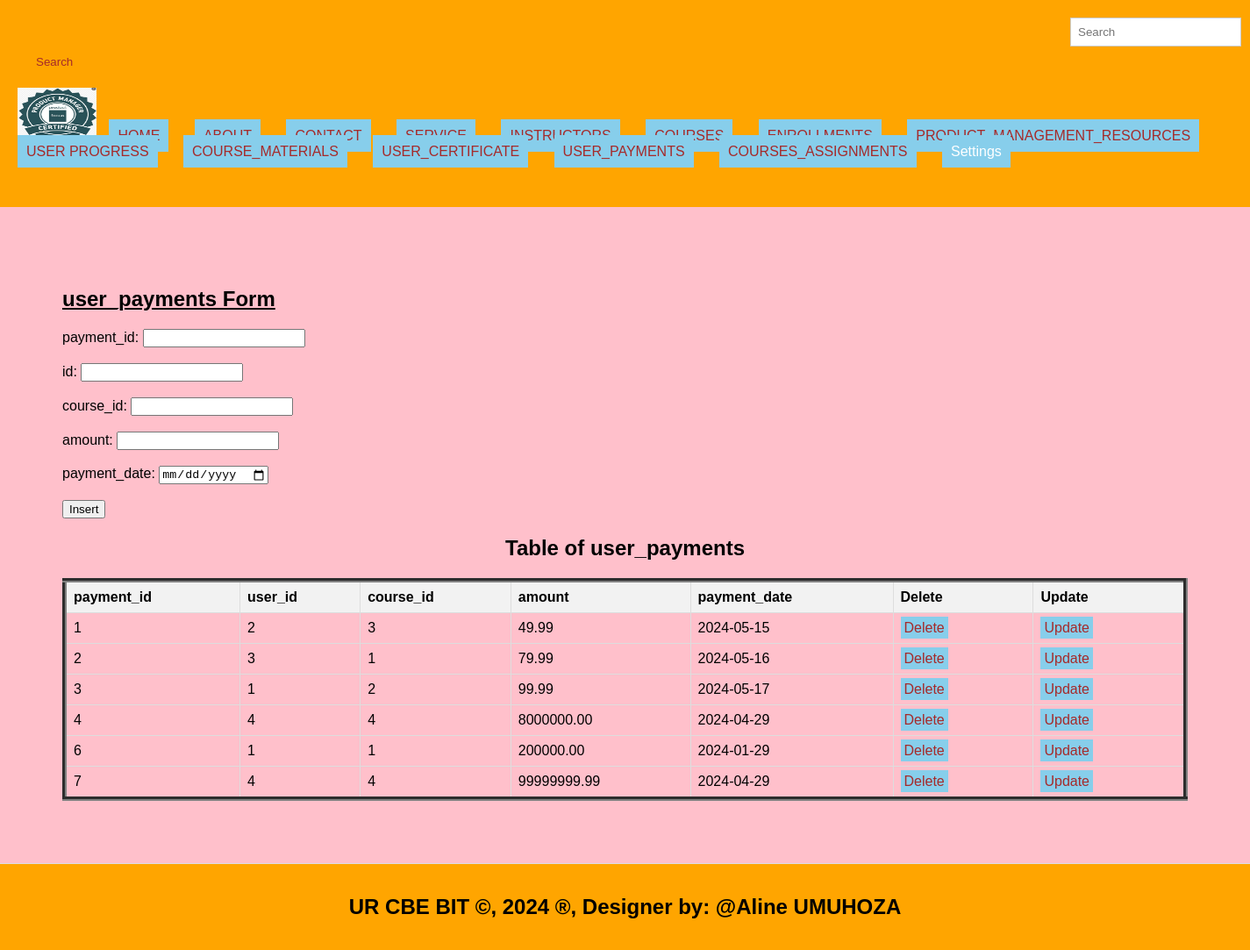
/user_payments.php, run on the app's committed database.
### tables this page shows
CREATE TABLE `user_payments` (
  `payment_id` int(11) NOT NULL,
  `id` int(11) DEFAULT NULL,
  `course_id` int(11) DEFAULT NULL,
  `amount` decimal(10,2) NOT NULL,
  `payment_date` date NOT NULL DEFAULT curdate()
);

### user_payments.php (the view, shortened to what this page needs)
<!DOCTYPE html>
<html lang="en">
<head>
  <link rel="stylesheet" type="text/css" href="style.css" title="style 1" media="screen, tv, projection, handheld, print"/>
  </head>
  <header>
<body bgcolor="pink">
  <form class="d-flex" role="search" action="search.php">
      <input class="form-control me-2" type="search" placeholder="Search" aria-label="Search" name="query">
      <button class="btn btn-outline-success" type="submit">Search</button>
    </form>
  <ul style="list-style-type: none; padding: 0;">
    <li style="display: inline; margin-right: 10px;">
    <img src="./images/LOGO.png" width="90" height="60" alt="Logo">
  </li>
    <li style="display: inline; margin-right: 10px;"><a href="./home.html">HOME</a>
  </li>
    <li style="display: inline; margin-right: 10px;"><a href="./about.html">ABOUT</a>
  </li>
    <li style="display: inline; margin-right: 10px;"><a href="./contact.html">CONTACT</a>
  </li>
    <li style="display: inline; margin-right: 10px;"><a href="./Service.html">SERVICE</a>
  </li>
    <li style="display: inline; margin-right: 10px;"><a href="./instructors.php">INSTRUCTORS</a>
  </li>
    <li style="display: inline; margin-right: 10px;"><a href="./courses.php">COURSES</a>
  </li>
    <li style="display: inline; margin-right: 10px;"><a href="./enrollments.php">ENROLLMENTS</a>
  </li>
    <li style="display: inline; margin-right: 10px;"><a href="./product_management_resources.php">PRODUCT_MANAGEMENT_RESOURCES</a>
  </li>
    <li style="display: inline; margin-right: 10px;"><a href="./user_progress.php">USER PROGRESS</a>
  </li>
    <li style="display: inline; margin-right: 10px;"><a href="./course_materials.php">COURSE_MATERIALS</a>
  </li>
    <li style="display: inline; margin-right: 10px;"><a href="./user_certificates.php">USER_CERTIFICATE</a>
  </li>
  <li style="display: inline; margin-right: 10px;"><a href="./user_payments.php">USER_PAYMENTS</a>
  </li>
  <li style="display: inline; margin-right: 10px;"><a href="./course_assignments.php">COURSES_ASSIGNMENTS</a>
  </li>
    <li class="dropdown" style="display: inline; margin-right: 10px;">
      <a href="#" style="padding: 10px; color: white; background-color: skyblue; text-decoration: none; margin-right: 15px;">Settings</a>
    </li><br><br>
  </ul>
</header>
<section>
    <h1><u> user_payments Form </u></h1>
    <form method="post" onsubmit="return confirmInsert();">
        <label for="paid">payment_id:</label>
        <input type="number" id="paid" name="paid"><br><br>
        <label for="uid">id:</label>
        <input type="number" id="uid" name="uid"><br><br>
        <label for="cid">course_id:</label>
        <input type="number" id="cid" name="cid" required><br><br>
        <label for=amnt>amount:</label>
        <input type="text" id="amnt" name="amnt" required><br><br>
        <label for="pdt">payment_date:</label>
        <input type="date" id="pdt" name="pdt" required><br><br>
        <input type="submit" name="add" value="Insert">
    </form>
<!DOCTYPE html>
<html>
<head>
</head>
<body>
    <center><h2>Table of user_payments</h2></center>
    <table border="5">
        <tr>
            <th>payment_id</th>
            <th>user_id</th>
            <th>course_id</th>
            <th>amount</th>
            <th>payment_date</th>
            <th>Delete</th>
            <th>Update</th>
        </tr>
        <?php
     include('database_connection.php');
        $sql = "SELECT * FROM user_payments";
        $result = $connection->query($sql);
        if ($result->num_rows > 0) {
            while ($row = $result->fetch_assoc()) {
                $paid = $row['payment_id'];
                echo "<tr>
                    <td>" . $row['payment_id'] . "</td>
                    <td>" . $row['id'] . "</td>
                    <td>" . $row['course_id'] . "</td>
                    <td>" . $row['amount'] . "</td>
                    <td>" . $row['payment_date'] . "</td>
                    <td><a style='padding:4px' href='delete_user_payments.php?payment_id=$paid'>Delete</a></td>
                    <td><a style='padding:4px' href='update_user_payments.php?payment_id=$paid'>Update</a></td>
                </tr>";
            }
        } else {
            echo "<tr><td colspan='6'>No data found</td></tr>";
        }
        ?>
    </table>
</body>
    </section>
<footer>
  <center>
    <marquee behavior='alternate'>
    <b><h2>UR CBE BIT &copy, 2024 &reg, Designer by: @Aline UMUHOZA</h2></b>
  </marquee>
  </center>
</footer>
</body>
</html>

### style.css (style rules this page uses)
body { font-family: Arial, sans-serif; margin: 0; padding: 0; }
.form-control { padding: 8px; margin-left: 4px; border: 1px solid #ccc; }
.btn { padding: 6px; background-color: orange; color: brown; border: none; }
.dropdown { position: relative; display: inline; margin-right: 10px; }
body { font-family: Arial,sans-serif; margin:0; padding:0; }
header { background-color:skyblue; padding: 20px; }
.dropdown { position: right; display:right; direction:rtl; }
section { padding:28px; border-bottom: 1px solid #ddd; }
footer { text-align: center; padding: 15px; background-color:skyblue; }

### user_payments.php (style rules this page uses)
a { padding: 10px; color: white; background-color: skyblue; text-decoration: none; margin-right: 15px; }
a:link { color: brown; }
button.btn { margin-left: 15px; margin-top: 4px; }
input.form-control { margin-left: 1200px; padding: 8px; }
header { background-color:orange; }
section { padding:71px; border-bottom: 1px solid #ddd; }
footer { text-align: center; padding: 15px; background-color:orange; }
table { width: 100%; border-collapse: collapse; }
th, td { border: 1px solid #ddd; padding: 8px; text-align: left; }
th { background-color: #f2f2f2; }

### data on the page
user_payments: payment_id "1", id "2", course "3", amount "49.99", payment_date "2024-05-15"
user_payments: payment_id "2", id "3", course "1", amount "79.99", payment_date "2024-05-16"
user_payments: payment_id "3", id "1", course "2", amount "99.99", payment_date "2024-05-17"
user_payments: payment_id "4", id "4", course "4", amount "8000000.00", payment_date "2024-04-29"
user_payments: payment_id "6", id "1", course "1", amount "200000.00", payment_date "2024-01-29"
user_payments: payment_id "7", id "4", course "4", amount "99999999.99", payment_date "2024-04-29"
